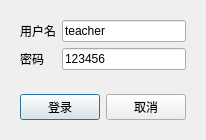
<?xml version="1.0" encoding="UTF-8"?>
<ui version="4.0">
 <class>LoginDlg</class>
 <widget class="QDialog" name="LoginDlg">
  <property name="geometry">
   <rect>
    <x>0</x>
    <y>0</y>
    <width>188</width>
    <height>107</height>
   </rect>
  </property>
  <property name="windowTitle">
   <string>Dialog</string>
  </property>
  <layout class="QVBoxLayout" name="verticalLayout">
   <item>
    <widget class="QWidget" name="widget" native="true">
     <layout class="QGridLayout" name="gridLayout">
      <item row="2" column="0">
       <widget class="QLabel" name="pwLabel">
        <property name="text">
         <string>密码</string>
        </property>
       </widget>
      </item>
      <item row="0" column="0">
       <widget class="QLabel" name="IDLabel">
        <property name="text">
         <string>用户名</string>
        </property>
       </widget>
      </item>
      <item row="0" column="1">
       <widget class="QLineEdit" name="IDEdit">
        <property name="text">
         <string>teacher</string>
        </property>
       </widget>
      </item>
      <item row="2" column="1">
       <widget class="QLineEdit" name="pwEdit">
        <property name="text">
         <string>123456</string>
        </property>
       </widget>
      </item>
      <item row="1" column="1">
       <spacer name="verticalSpacer">
        <property name="orientation">
         <enum>Qt::Vertical</enum>
        </property>
        <property name="sizeHint" stdset="0">
         <size>
          <width>20</width>
          <height>40</height>
         </size>
        </property>
       </spacer>
      </item>
     </layout>
    </widget>
   </item>
   <item>
    <widget class="QWidget" name="widget_2" native="true">
     <layout class="QHBoxLayout" name="horizontalLayout">
      <item>
       <widget class="QPushButton" name="loginBtn">
        <property name="text">
         <string>登录</string>
        </property>
       </widget>
      </item>
      <item>
       <widget class="QPushButton" name="cancelBtn">
        <property name="text">
         <string>取消</string>
        </property>
       </widget>
      </item>
     </layout>
    </widget>
   </item>
  </layout>
 </widget>
 <resources/>
 <connections/>
</ui>
